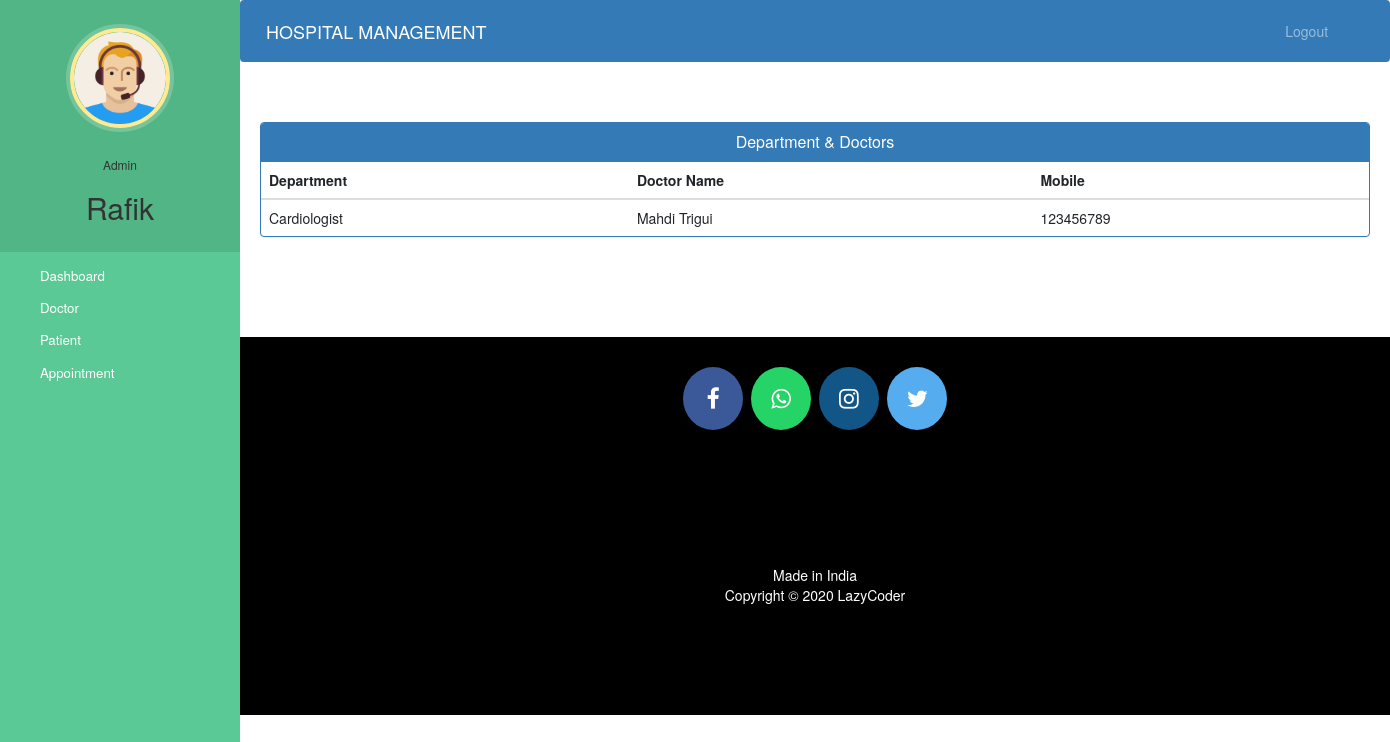
/admin-view-doctor-specialisation (signed in), run on an earlier commit of the app's database.
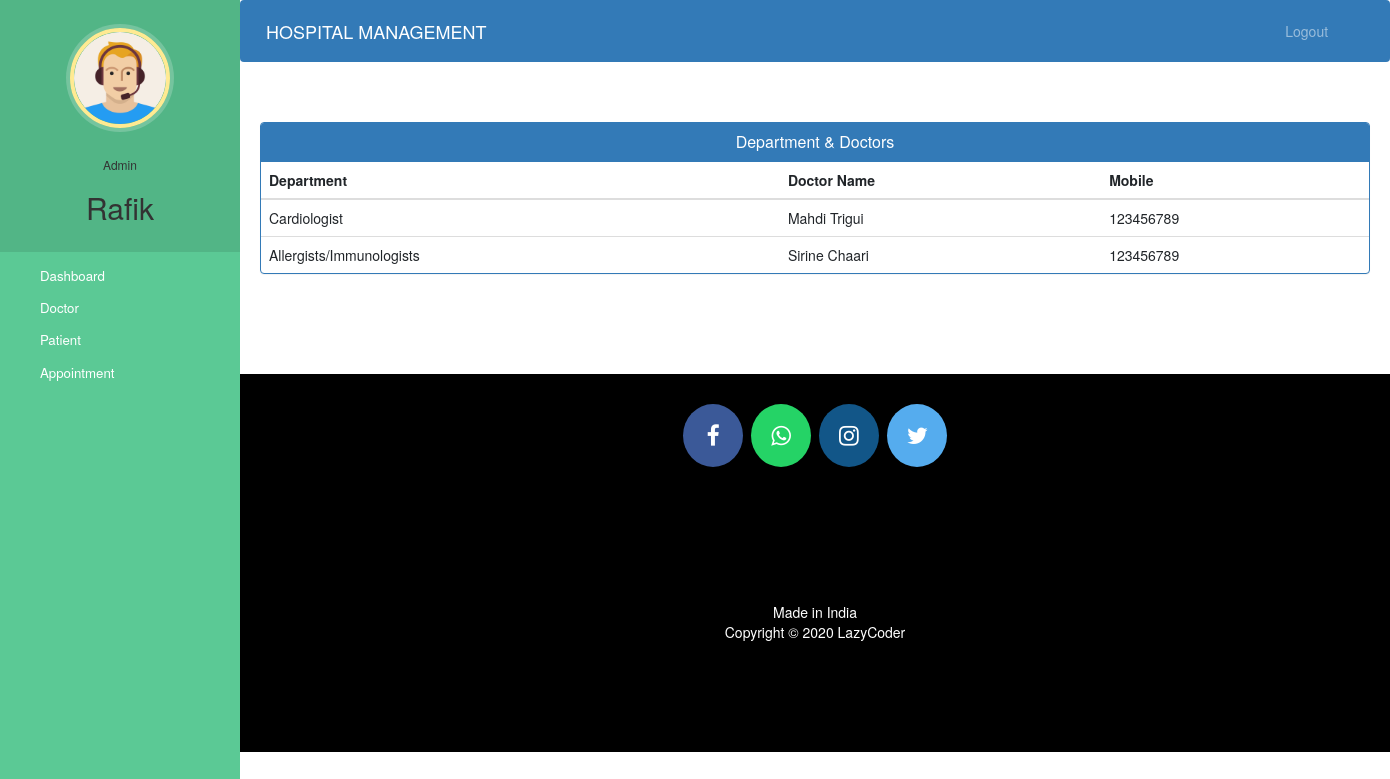
And on a later commit of the database.
### hospital/models.py (models this page shows, shortened)
class Doctor(models.Model):
    user=models.OneToOneField(User,on_delete=models.CASCADE)
    profile_pic= models.ImageField(upload_to='profile_pic/DoctorProfilePic/',null=True,blank=True)
    address = models.CharField(max_length=40)
    date_of_birth = models.CharField(max_length=20, default="01/01/2000")
    gender = models.CharField(max_length=10, default="male")
    mobile = models.CharField(max_length=20,null=True)
    department= models.CharField(max_length=50,choices=departments,default='Cardiologist')
    status=models.BooleanField(default=False)
    @property
    def get_name(self):
        return self.user.first_name+" "+self.user.last_name

### hospital/views.py (the view)
# urls.py: path('admin-view-doctor-specialisation',views.admin_view_doctor_specialisation_view,name='admin-view-doctor-specialisation'),
@login_required(login_url='adminlogin')
@user_passes_test(is_admin)
def admin_view_doctor_specialisation_view(request):
    doctors=models.Doctor.objects.all().filter(status=True)
    return render(request,'hospital/admin_view_doctor_specialisation.html',{'doctors':doctors})

### hospital/views.py (called while the page is built)
def is_admin(user):
    return user.groups.filter(name='ADMIN').exists()

### templates/hospital/admin_view_doctor_Specialisation.html (shortened to what this page needs)
{% extends 'hospital/admin_base.html' %}
{% block content %}
<head>
  <link href="//netdna.bootstrapcdn.com/bootstrap/3.0.0/css/bootstrap.min.css" rel="stylesheet" id="bootstrap-css">
</head>
<div class="container">
  <div class="panel panel-primary">
    <div class="panel-heading">
      <h6 class="panel-title">Department & Doctors</h6>
    </div>
    <table class="table table-hover" id="dev-table">
      <thead>
        <tr>
          <th>Department</th>
          <th>Doctor Name</th>
          <th>Mobile</th>
        </tr>
      </thead>
      {% for d in doctors %}
      <tr>
        <td>{{d.department}}</td>
        <td> {{d.get_name}}</td>
        <td>{{d.mobile}}</td>
      </tr>
      {% endfor %}
    </table>
  </div>
</div>
{% endblock content %}

What changed in the data, as far as the page shows it:
added Doctor: department "Allergists/Immunologists", get_name "Sirine Chaari", mobile "123456789"
